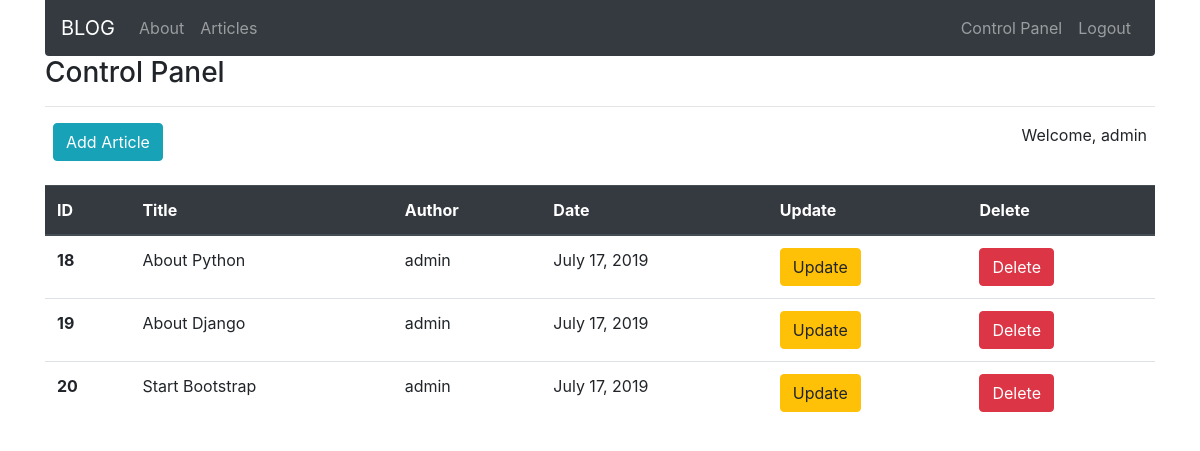
Screenshot of /articles/dashboard/ (signed in) with the database file from the repository.
### article/models.py (models this page shows, shortened)
class Article(models.Model):
    author = models.ForeignKey("auth.User", on_delete=models.CASCADE)
    title = models.CharField(max_length=200)
    content = RichTextField()
    created_date = models.DateField(auto_now_add=True)
    article_image = models.FileField(blank = True, null = True, verbose_name="Article Image", upload_to="media/")
    class Meta:
        ordering = ['-created_date']

### article/views.py (the view)
# urls.py: path('dashboard/', views.dashboard, name="dashboard"),
@login_required(login_url="user:login")
def dashboard(request):
    articles = Article.objects.filter(author = request.user)
    context = {
        "articles":articles
    }
    return render(request, "dashboard.html", context)

### templates/dashboard.html
{% extends "layout.html" %}
{% block body %}
    <h3>Control Panel</h3>
    <hr>
    <div class="container d-flex justify-content-between px-2">
    <a href="{% url 'article:add_article'  %}" class="btn btn-info">Add Article</a>
    Welcome, {{request.user.username}}</div> <br>
      {% if articles %}
    <table class="table">
  <thead class="thead-dark">
    <tr>
      <th scope="col">ID</th>
      <th scope="col">Title</th>
      <th scope="col">Author</th>
      <th scope="col">Date</th>
      <th scope="col">Update</th>
      <th scope="col">Delete</th>
    </tr>
  </thead>
  <tbody>
    {% for article in articles  %}
    <tr>
      <th scope="row">{{ article.id }}</th>
      <td>{{ article.title }}</td>
      <td>{{ article.author }}</td>
      <td>{{ article.created_date }}</td>
      <td><a href="{% url 'article:update_article' article.id  %}" class="btn btn-warning">Update</a></td>
      <td><a href="{% url 'article:delete_article' article.id  %}" class="btn btn-danger">Delete</a></td>
    </tr>
    {% endfor %}
  </tbody>
</table>
  {% else %}
    <div class="alert alert-warning">No article found.</div>
  {% endif %}
{% endblock body %}

### rows the page displays
Article: id "18", title "About Python", author "admin", created_date "July 17, 2019"
Article: id "19", title "About Django", author "admin", created_date "July 17, 2019"
Article: id "20", title "Start Bootstrap", author "admin", created_date "July 17, 2019"

### other values shown
{{ request.user.username }} "admin"
